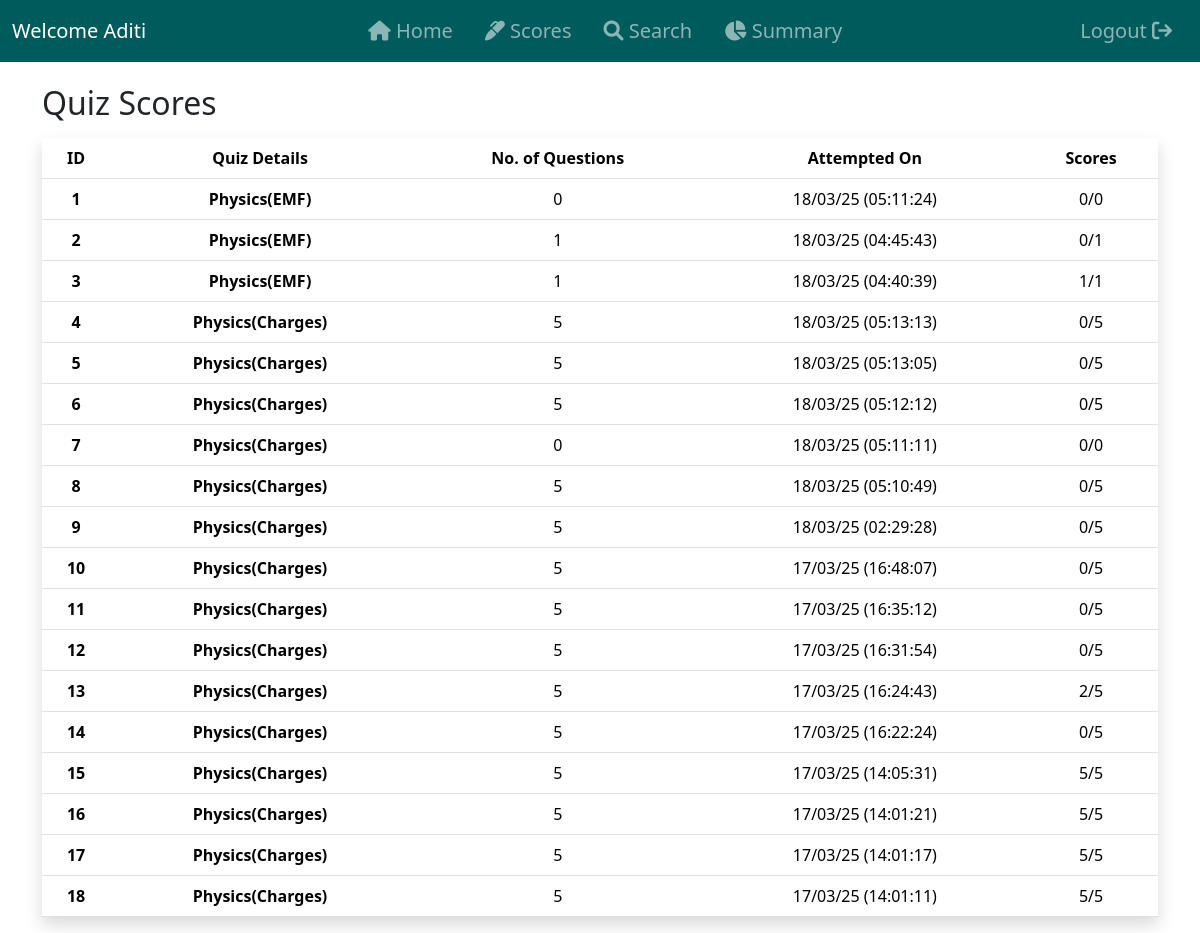
The app's page /quiz_scores/1 (signed in), older data.
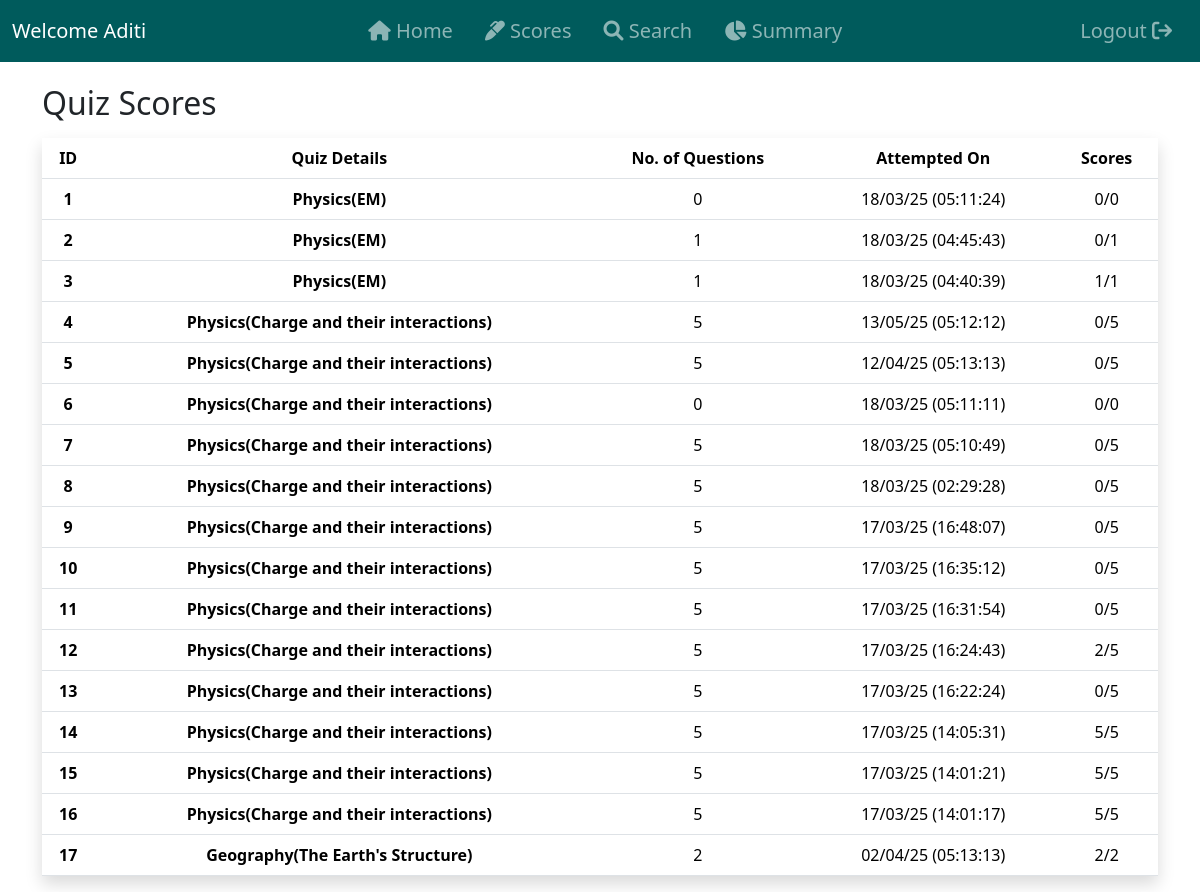
The same page, newer data.
### controllers/models.py (models this page shows)
class Score(db.Model):
    id = db.Column(db.Integer, primary_key=True)
    quiz_id = db.Column(db.Integer, db.ForeignKey('quiz.id'), nullable=False)
    user_id = db.Column(db.Integer, db.ForeignKey('user.id'), nullable=False)
    time_stamp_of_attempt = db.Column(db.DateTime, default=func.now())
    total_scored = db.Column(db.Integer, nullable=False)
    user = db.relationship('User', backref='scores')
    @hybrid_property
    def formatted_timestamp(self):
        if self.time_stamp_of_attempt:
            return self.time_stamp_of_attempt.strftime("%d/%m/%y (%H:%M:%S)")
        return None

class Subject(db.Model):
    id = db.Column(db.Integer, primary_key=True)
    name = db.Column(db.String(200), unique=True, nullable=False)
    description = db.Column(db.Text)
    chapters = db.relationship('Chapter', backref='subject', cascade='all, delete-orphan')

class Chapter(db.Model):
    id = db.Column(db.Integer, primary_key=True)
    name = db.Column(db.String(200), nullable=False, unique=True)
    description = db.Column(db.Text, nullable=False)
    no_of_quizes = db.Column(db.Integer, nullable=False) # I don't know how to use this stuff.
    subject_id = db.Column(db.Integer, db.ForeignKey('subject.id'), nullable=False)
    quizzes = db.relationship('Quiz', backref='chapter', cascade='all, delete-orphan')

### controllers/routes.py (the view)
@app.route('/quiz_scores/<int:user_id>')
@login_required
def quiz_scores(user_id=None):
    scores = (
        Score.query
        .join(Quiz)  # Join to access Quiz fields
        .filter(Score.user_id == user_id)
        .order_by(Quiz.chapter_id, Score.time_stamp_of_attempt.desc())  # Order by chapter and time_stamp_of_attempt
        .options(joinedload(Score.quiz))  # Eager load to reduce queries
        .all()
    )
    return render_template('quiz_scores.html', scores=scores)

### controllers/models.py (called while the page is built)
@login_manager.user_loader
def load_user(user_id):
    try:
        user_type, id = user_id.split('-')
        id = int(id)
        if user_type == 'admin':
            return Admin.query.get(id)
        else:
            return User.query.get(id)
    except (ValueError, AttributeError):
        print(f"ERROR: Invalid user_id: {user_id}")
        return None

    @hybrid_property
    def no_of_questions(self):
        return len(self.questions)

### controllers/templates/quiz_scores.html (shortened to what this page needs)
{% extends 'base.html' %}
{% block content %}
    <div class="container mt-4">
            <h2>Quiz Scores</h2>
            {% if scores %}
                <table class="table table-hover shadow mt-3">
                    <thead>
                        <tr>
                            <th scope="col" class="text-center">ID</th>
                            <th scope="col" class="text-center">Quiz Details</th>
                            <th scope="col" class="text-center">No. of Questions</th>
                            <th scope="col" class="text-center">Attempted On</th>
                            <th scope="col" class="text-center">Scores</th>
                        </tr>
                    </thead>
                    <tbody>
                        {% for score in scores %}
                            <tr>
                                <th scope="col" class="text-center">{{ loop.index }}</th>
                                <th scope="col" class="text-center">{{ score.quiz.subject.name }}({{ score.quiz.chapter.name }})</th>
                                <td class="text-center">{{score.quiz.no_of_questions}}</td>
                                <td class="text-center">{{score.formatted_timestamp}}</td>
                                <td class="text-center">{{score.total_scored}}/{{score.quiz.no_of_questions}}</td>
                            </tr>
                        {% endfor %}
                    </tbody>
                </table>
            {% else %}
                <div class="container"><h3 style="color: #808080;">You haven't participated in any quiz yet! Participate to have scores</h3></div>
            {% endif %}
    </div>
{% endblock%}

Row changes from the older to the newer data that the page shows:
no longer on this page (row edited): Score: quiz.subject.name "Physics", quiz.chapter.name "Charges", quiz.no_of_questions "5", formatted_timestamp "18/03/25 (05:13:13)", total_scored "0"
no longer on this page (row edited): Score: quiz.subject.name "Physics", quiz.chapter.name "Charges", quiz.no_of_questions "5", formatted_timestamp "17/03/25 (14:01:11)", total_scored "5"
changed through a linked row, Score (number 1 of 17 on the later page): quiz.chapter.name "EMF" → "EM"
changed through a linked row, Score (number 2 of 17 on the later page): quiz.chapter.name "EMF" → "EM"
changed through a linked row, Score (number 3 of 17 on the later page): quiz.chapter.name "EMF" → "EM"
changed Score (number 4 of 17 on the later page): quiz.chapter.name "Charges" → "Charge and their interactions"; formatted_timestamp "18/03/25 (05:12:12)" → "13/05/25 (05:12:12)"; moves up the list
changed Score (number 5 of 17 on the later page): quiz.chapter.name "Charges" → "Charge and their interactions"; formatted_timestamp "18/03/25 (05:13:05)" → "12/04/25 (05:13:13)"
changed through a linked row, Score (number 6 of 17 on the later page): quiz.chapter.name "Charges" → "Charge and their interactions"
changed through a linked row, Score (number 7 of 17 on the later page): quiz.chapter.name "Charges" → "Charge and their interactions"
changed through a linked row, Score (number 8 of 17 on the later page): quiz.chapter.name "Charges" → "Charge and their interactions"
changed through a linked row, Score (number 9 of 17 on the later page): quiz.chapter.name "Charges" → "Charge and their interactions"
changed through a linked row, Score (number 10 of 17 on the later page): quiz.chapter.name "Charges" → "Charge and their interactions"
changed through a linked row, Score (number 11 of 17 on the later page): quiz.chapter.name "Charges" → "Charge and their interactions"
changed through a linked row, Score (number 12 of 17 on the later page): quiz.chapter.name "Charges" → "Charge and their interactions"
changed through a linked row, Score id 5: quiz.chapter.name "Charges" → "Charge and their interactions"
changed through a linked row, Score (number 14 of 17 on the later page): quiz.chapter.name "Charges" → "Charge and their interactions"
changed through a linked row, Score (number 15 of 17 on the later page): quiz.chapter.name "Charges" → "Charge and their interactions"
changed through a linked row, Score (number 16 of 17 on the later page): quiz.chapter.name "Charges" → "Charge and their interactions"
added Score: quiz.subject.name "Geography", quiz.chapter.name "The Earth's Structure", quiz.no_of_questions "2", formatted_timestamp "02/04/25 (05:13:13)", total_scored "2"
